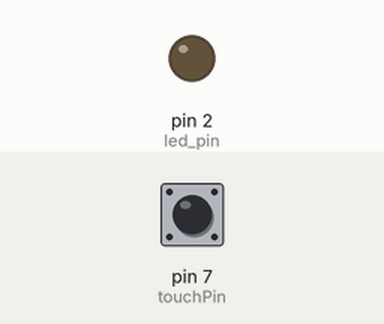
The sketch below on a simulated Arduino Uno, built with avr-gcc and run on an emulated ATmega328P. Shown: output pins drawn as LEDs (lit = HIGH). The inputs (shaded band) are chosen by the test bench; at power-on: pin 7 (touchPin) LOW.

Above: at 1.2 s.
1.3 s: pin 7 (touchPin) pulled HIGH for 0.15 s
At 2.5 s:
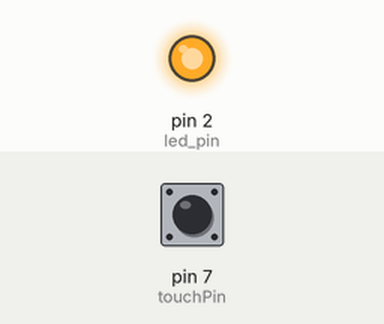
2.9 s: pin 7 (touchPin) pulled HIGH for 1 s
At 3.8 s:
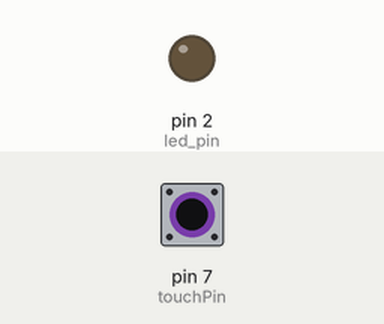
5.4 s: pin 7 (touchPin) pulled HIGH for 3.2 s
At 5.7 s:
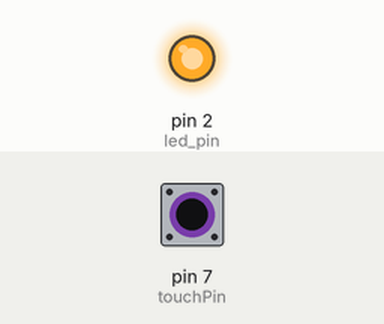
Timing chart, 0 to 8.4 s (numbered marks = the images above; inputs shaded):
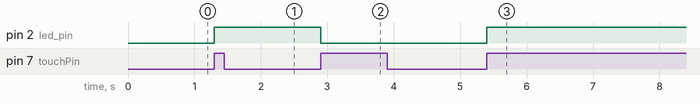

Measured:
- after the input at 1.3 s, pin 2 (led_pin): LOW → HIGH at once
- after the input at 2.9 s, pin 2 (led_pin): HIGH → LOW at once
- after the input at 5.4 s, pin 2 (led_pin): LOW → HIGH at once

The sketch:

ky-036.ino
```cpp
const int led_pin =  2;
const int touchPin = 7;

int touch;

unsigned long lastEvent = 0;
boolean led = 0;

void setup()
{
  pinMode(led_pin, OUTPUT);
  pinMode(touchPin, INPUT);
}

void loop()
{
  touch = digitalRead(touchPin);

  if (touch == HIGH)
  {
    if (millis() - lastEvent > 50)
    {
      led = !led;
      digitalWrite(led_pin, led ? HIGH : LOW);
    }

    lastEvent = millis();
  }
}
```
